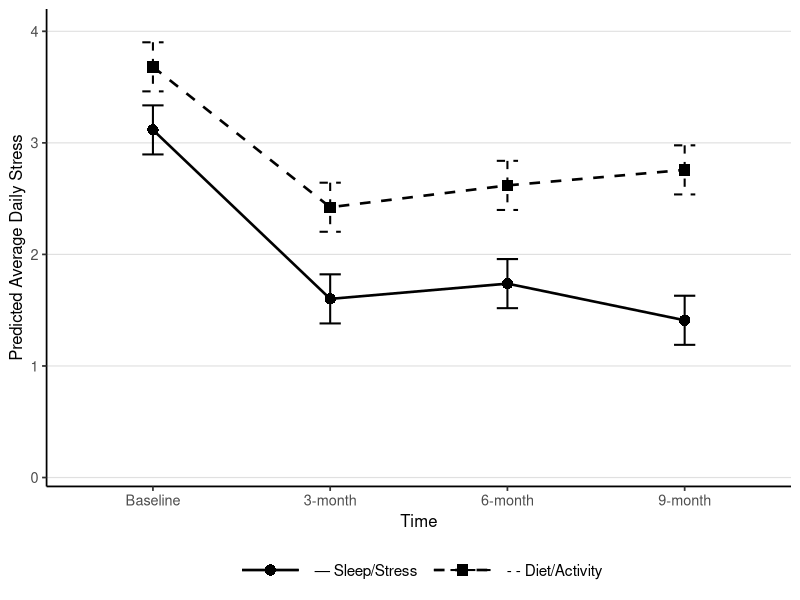
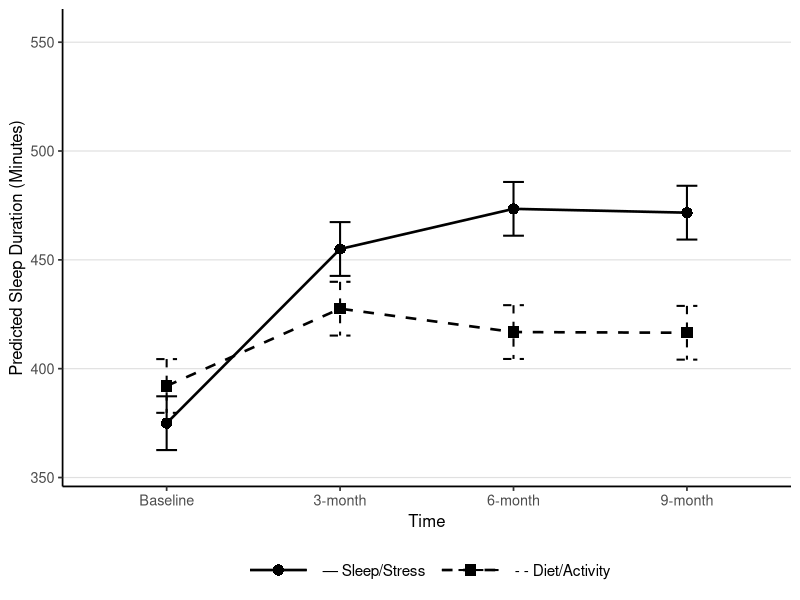

The R source for these figures, in order:
# ============================================================
# Simulation of Patient-Level Data: Make Better Choices 2 RCT
# Based on: abstract + high-resolution plots (mbc2_stress.jpg,
#           mbc2_sleep.jpg)
# Design: 2 arms x 4 time points (Baseline, 3-, 6-, 9-months)
# n = 212 participants (76.4% female, 59% non-white, mean age 40.8)
# ============================================================
#
# TARGET MEANS (read directly from high-res plots):
#
# STRESS (Predicted Average Daily Stress, 0–10 scale):
#   Time        Sleep/Stress   Diet/Activity
#   Baseline       3.10           3.60
#   3-month        1.05           1.70
#   6-month        1.05           1.80
#   9-month        1.00           1.85
#
# SLEEP (Predicted Sleep Duration, minutes):
#   Time        Sleep/Stress   Diet/Activity
#   Baseline      390            405
#   3-month       468            420
#   6-month       493            420
#   9-month       483            433
#
# ERROR BARS (approx ±SE from plots):
#   Stress: ~±0.25 across all time points
#   Sleep:  ~±13 min (95% CI bars span ~50 min → SE ~ 13 min)
# ============================================================

library(tidyverse)
library(nlme)      # linear mixed models (lme)
library(emmeans)   # marginal means for model checking

set.seed(2025)

# ------------------------------------------------------------
# 1. STUDY PARAMETERS
# ------------------------------------------------------------
n_total   <- 212
n_per_arm <- 106
time_pts  <- c(0, 3, 6, 9)
time_labs <- c("Baseline", "3-month", "6-month", "9-month")

# --- Stress: target predicted means (from plot) ---
stress_mu_ss <- c(3.10, 1.05, 1.05, 1.00)   # Sleep/Stress arm
stress_mu_da <- c(3.60, 1.70, 1.80, 1.85)   # Diet/Activity arm

# --- Sleep: target predicted means (from plot, minutes) ---
sleep_mu_ss  <- c(390, 468, 493, 483)        # Sleep/Stress arm
sleep_mu_da  <- c(405, 420, 420, 433)        # Diet/Activity arm

# --- Variance components ---
# Stress: target SE ~ 0.25 → SD/sqrt(106) = 0.25 → total SD ~ 2.57
#   Decompose: sigma_u^2 + sigma_e^2 = 2.57^2 ≈ 6.6
sigma_u_stress <- 2.0    # between-person random intercept SD
sigma_e_stress <- 1.65   # within-person residual SD
# sqrt(2.0^2 + 1.65^2) ≈ 2.59 → SE ~ 0.25 ✓

# Sleep: error bars span ~50 min → likely 95% CI → SE ~ 13 min
#   → total SD ~ 13 * sqrt(106) ~ 134 min
#   Decompose: sigma_u^2 + sigma_e^2 = 134^2 ≈ 17,956
sigma_u_sleep  <- 100    # between-person random intercept SD
sigma_e_sleep  <- 88     # within-person residual SD
# sqrt(100^2 + 88^2) ≈ 133 → SE ~ 12.9 min ✓

# ------------------------------------------------------------
# 2. SIMULATE PARTICIPANT DEMOGRAPHICS
# ------------------------------------------------------------
participants <- tibble(
  id       = 1:n_total,
  arm      = rep(c("Sleep/Stress", "Diet/Activity"), each = n_per_arm),
  female   = rbinom(n_total, 1, 0.764),
  nonwhite = rbinom(n_total, 1, 0.590),
  age      = round(rnorm(n_total, mean = 40.8, sd = 10), 1)
)

# ------------------------------------------------------------
# 3. SIMULATE LONGITUDINAL DATA (long format)
# ------------------------------------------------------------

# Random intercepts (one per person)
random_effects <- tibble(
  id       = 1:n_total,
  u_stress = rnorm(n_total, 0, sigma_u_stress),
  u_sleep  = rnorm(n_total, 0, sigma_u_sleep)
)

sim_long <- expand_grid(id = 1:n_total, time = time_pts) %>%
  left_join(participants,   by = "id") %>%
  left_join(random_effects, by = "id") %>%
  mutate(
    time_index = match(time, time_pts),

    # --- Stress ---
    mu_stress  = if_else(
      arm == "Sleep/Stress",
      stress_mu_ss[time_index],
      stress_mu_da[time_index]
    ),
    stress_raw = mu_stress + u_stress + rnorm(n(), 0, sigma_e_stress),
    stress     = pmin(pmax(round(stress_raw, 2), 0), 10),  # clamp [0, 10]

    # --- Sleep ---
    mu_sleep   = if_else(
      arm == "Sleep/Stress",
      sleep_mu_ss[time_index],
      sleep_mu_da[time_index]
    ),
    sleep_raw  = mu_sleep + u_sleep + rnorm(n(), 0, sigma_e_sleep),
    sleep      = pmin(pmax(round(sleep_raw, 1), 120), 720), # clamp [120, 720]

    # Factor labels
    time_f = factor(time, levels = time_pts, labels = time_labs),
    arm    = factor(arm, levels = c("Sleep/Stress", "Diet/Activity"))
  ) %>%
  select(id, arm, female, nonwhite, age, time, time_f, stress, sleep)

# ------------------------------------------------------------
# 4. VERIFY SUMMARY STATISTICS AGAINST PLOT VALUES
# ------------------------------------------------------------
cat("=== STRESS: Simulated Means vs. Plot Targets ===\n")
stress_check <- sim_long %>%
  group_by(arm, time_f) %>%
  summarise(
    sim_mean = round(mean(stress), 2),
    sim_se   = round(sd(stress) / sqrt(n()), 3),
    .groups  = "drop"
  )

stress_targets <- tibble(
  arm    = factor(rep(c("Sleep/Stress", "Diet/Activity"), each = 4),
                  levels = c("Sleep/Stress", "Diet/Activity")),
  time_f = factor(rep(time_labs, 2), levels = time_labs),
  target = c(stress_mu_ss, stress_mu_da)
)

left_join(stress_check, stress_targets, by = c("arm", "time_f")) %>%
  mutate(diff = round(sim_mean - target, 2)) %>%
  print()

cat("\n=== SLEEP: Simulated Means vs. Plot Targets (minutes) ===\n")
sleep_check <- sim_long %>%
  group_by(arm, time_f) %>%
  summarise(
    sim_mean = round(mean(sleep), 1),
    sim_se   = round(sd(sleep) / sqrt(n()), 1),
    .groups  = "drop"
  )

sleep_targets <- tibble(
  arm    = factor(rep(c("Sleep/Stress", "Diet/Activity"), each = 4),
                  levels = c("Sleep/Stress", "Diet/Activity")),
  time_f = factor(rep(time_labs, 2), levels = time_labs),
  target = c(sleep_mu_ss, sleep_mu_da)
)

left_join(sleep_check, sleep_targets, by = c("arm", "time_f")) %>%
  mutate(diff = round(sim_mean - target, 1)) %>%
  print()

cat("\n=== Change from Baseline (Baseline to 3-month) ===\n")
bl <- sim_long %>%
  filter(time == 0) %>%
  group_by(arm) %>%
  summarise(bl_stress = mean(stress), bl_sleep = mean(sleep))

sim_long %>%
  filter(time == 3) %>%
  group_by(arm) %>%
  summarise(fu_stress = mean(stress), fu_sleep = mean(sleep)) %>%
  left_join(bl, by = "arm") %>%
  transmute(
    arm,
    stress_change = round(fu_stress - bl_stress, 2),
    sleep_change  = round(fu_sleep  - bl_sleep,  1)
  ) %>%
  print()

cat("\nAbstract targets: Stress change D/A = -1.68, S/S = -2.08\n")
cat("Abstract targets: Sleep  change D/A = +26.39 min, S/S = +92.65 min\n")

# ------------------------------------------------------------
# 5. LINEAR MIXED MODELS
# Note: models use time_f (factor) so emmeans can reference each
# time point directly without extrapolation issues.
# ------------------------------------------------------------
cat("\n=== LME: Stress (arm x time_f) ===\n")
lme_stress <- lme(
  stress ~ arm * time_f,
  random = ~ 1 | id,
  data   = sim_long,
  method = "ML"
)
print(summary(lme_stress)$tTable)

cat("\n=== LME: Sleep (arm x time_f) ===\n")
lme_sleep <- lme(
  sleep ~ arm * time_f,
  random = ~ 1 | id,
  data   = sim_long,
  method = "ML"
)
print(summary(lme_sleep)$tTable)

# ------------------------------------------------------------
# 6. REPRODUCE PLOTS (matching original style)
# ------------------------------------------------------------

# Use model-predicted marginal means + SE (mirrors "predicted" values
# shown in the original paper figures)
emm_stress <- emmeans(lme_stress, ~ arm * time_f) %>%
  as_tibble() %>%
  rename(mean_val = emmean, se_val = SE) %>%
  mutate(outcome = "stress")

emm_sleep <- emmeans(lme_sleep, ~ arm * time_f) %>%
  as_tibble() %>%
  rename(mean_val = emmean, se_val = SE) %>%
  mutate(outcome = "sleep")

make_plot <- function(df, y_label, y_limits, y_breaks, title_str) {
  df <- df %>%
    mutate(time_f = factor(time_f, levels = time_labs))

  ggplot(df, aes(x = time_f, y = mean_val,
                 group = arm, linetype = arm, shape = arm)) +
    geom_line(linewidth = 0.9) +
    geom_point(size = 3.5) +
    geom_errorbar(
      aes(ymin = mean_val - se_val, ymax = mean_val + se_val),
      width = 0.12, linewidth = 0.7
    ) +
    scale_linetype_manual(
      values = c("Sleep/Stress" = "solid", "Diet/Activity" = "dashed"),
      labels = c("Sleep/Stress" = "\u2014 Sleep/Stress",
                 "Diet/Activity" = "- - Diet/Activity")
    ) +
    scale_shape_manual(
      values = c("Sleep/Stress" = 16, "Diet/Activity" = 15),
      labels = c("Sleep/Stress" = "\u2014 Sleep/Stress",
                 "Diet/Activity" = "- - Diet/Activity")
    ) +
    scale_y_continuous(limits = y_limits, breaks = y_breaks,
                       expand = expansion(mult = c(0.02, 0.05))) +
    labs(x = "Time", y = y_label,
         linetype = NULL, shape = NULL) +
    theme_classic(base_size = 13) +
    theme(
      legend.position    = "bottom",
      legend.direction   = "horizontal",
      legend.key.width   = unit(1.8, "cm"),
      legend.text        = element_text(size = 11),
      axis.title         = element_text(size = 12),
      panel.grid.major.y = element_line(colour = "grey88", linewidth = 0.4)
    )
}

p_stress <- make_plot(
  filter(emm_stress, TRUE),
  y_label  = "Predicted Average Daily Stress",
  y_limits = c(0, 4),
  y_breaks = seq(0, 4, 1),
  title_str = "Stress"
)

p_sleep <- make_plot(
  filter(emm_sleep, TRUE),
  y_label  = "Predicted Sleep Duration (Minutes)",
  y_limits = c(350, 555),
  y_breaks = seq(350, 550, 50),
  title_str = "Sleep"
)

ggsave("plot_stress.png", p_stress,
       width = 6, height = 5, dpi = 180)
ggsave("plot_sleep.png",  p_sleep,
       width = 6, height = 5, dpi = 180)

cat("\nPlots saved \n")

# ------------------------------------------------------------
# 7. SAVE SIMULATED DATASET
# ------------------------------------------------------------
write_csv(sim_long, "simulated_MBC2_data.csv")
cat("Dataset saved: simulated_MBC2_data.csv\n")
cat("Rows:", nrow(sim_long),
    "| Participants:", n_distinct(sim_long$id), "\n")
